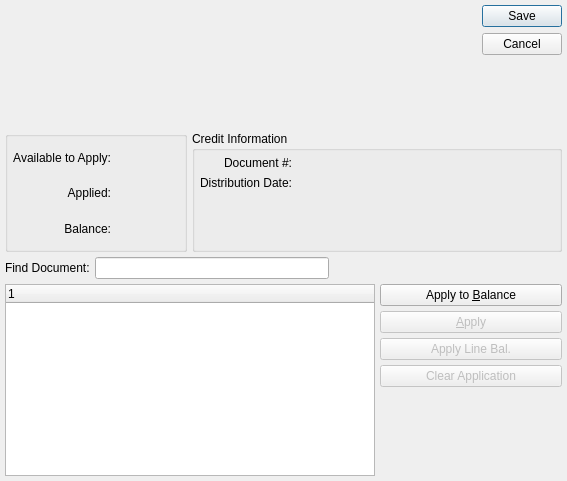
<?xml version="1.0" encoding="UTF-8"?>
<ui version="4.0">
 <comment>This file is part of the xTuple ERP: PostBooks Edition, a free and
open source Enterprise Resource Planning software suite,
Copyright (c) 1999-2011 by OpenMFG LLC, d/b/a xTuple.
It is licensed to you under the Common Public Attribution License
version 1.0, the full text of which (including xTuple-specific Exhibits)
is available at www.xtuple.com/CPAL.  By using this software, you agree
to be bound by its terms.</comment>
 <class>applyARCreditMemo</class>
 <widget class="QDialog" name="applyARCreditMemo">
  <property name="geometry">
   <rect>
    <x>0</x>
    <y>0</y>
    <width>567</width>
    <height>481</height>
   </rect>
  </property>
  <property name="windowTitle">
   <string>Apply A/R Credit Memo</string>
  </property>
  <layout class="QGridLayout" name="gridLayout_3">
   <item row="0" column="0" colspan="3">
    <layout class="QHBoxLayout" name="horizontalLayout">
     <item>
      <widget class="CustCluster" name="_cust"/>
     </item>
     <item>
      <spacer>
       <property name="orientation">
        <enum>Qt::Horizontal</enum>
       </property>
       <property name="sizeType">
        <enum>QSizePolicy::Expanding</enum>
       </property>
       <property name="sizeHint" stdset="0">
        <size>
         <width>0</width>
         <height>16</height>
        </size>
       </property>
      </spacer>
     </item>
     <item>
      <widget class="QDialogButtonBox" name="_buttonBox">
       <property name="orientation">
        <enum>Qt::Vertical</enum>
       </property>
       <property name="standardButtons">
        <set>QDialogButtonBox::Cancel|QDialogButtonBox::Save</set>
       </property>
      </widget>
     </item>
    </layout>
   </item>
   <item row="1" column="0">
    <widget class="QGroupBox" name="_priceGroup">
     <property name="title">
      <string/>
     </property>
     <layout class="QGridLayout">
      <property name="margin">
       <number>5</number>
      </property>
      <property name="spacing">
       <number>5</number>
      </property>
      <item row="0" column="1">
       <widget class="CurrDisplay" name="_available">
        <property name="localControl">
         <bool>false</bool>
        </property>
       </widget>
      </item>
      <item row="1" column="1">
       <widget class="CurrDisplay" name="_applied">
        <property name="localControl">
         <bool>false</bool>
        </property>
       </widget>
      </item>
      <item row="0" column="0">
       <widget class="QLabel" name="_availableLit">
        <property name="text">
         <string>Available to Apply:</string>
        </property>
        <property name="alignment">
         <set>Qt::AlignRight|Qt::AlignTrailing|Qt::AlignVCenter</set>
        </property>
       </widget>
      </item>
      <item row="1" column="0">
       <widget class="QLabel" name="_appliedLit">
        <property name="text">
         <string>Applied:</string>
        </property>
        <property name="alignment">
         <set>Qt::AlignRight|Qt::AlignTrailing|Qt::AlignVCenter</set>
        </property>
       </widget>
      </item>
      <item row="2" column="0">
       <widget class="QLabel" name="_balanceLit">
        <property name="text">
         <string>Balance:</string>
        </property>
        <property name="alignment">
         <set>Qt::AlignRight|Qt::AlignTrailing|Qt::AlignVCenter</set>
        </property>
       </widget>
      </item>
      <item row="2" column="1">
       <widget class="CurrDisplay" name="_balance">
        <property name="localControl">
         <bool>false</bool>
        </property>
       </widget>
      </item>
     </layout>
    </widget>
   </item>
   <item row="1" column="1" colspan="2">
    <widget class="QGroupBox" name="_docGroup">
     <property name="title">
      <string>Credit Information</string>
     </property>
     <layout class="QGridLayout" name="gridLayout_2">
      <item row="0" column="0">
       <layout class="QVBoxLayout" name="verticalLayout">
        <item>
         <layout class="QGridLayout" name="gridLayout">
          <item row="0" column="0">
           <widget class="QLabel" name="_doumentNumberLit">
            <property name="text">
             <string>Document #:</string>
            </property>
            <property name="alignment">
             <set>Qt::AlignRight|Qt::AlignTrailing|Qt::AlignVCenter</set>
            </property>
           </widget>
          </item>
          <item row="0" column="1">
           <layout class="QHBoxLayout">
            <property name="spacing">
             <number>0</number>
            </property>
            <item>
             <widget class="QLabel" name="_docNumber">
              <property name="minimumSize">
               <size>
                <width>100</width>
                <height>0</height>
               </size>
              </property>
             </widget>
            </item>
            <item>
             <spacer>
              <property name="orientation">
               <enum>Qt::Horizontal</enum>
              </property>
              <property name="sizeType">
               <enum>QSizePolicy::Expanding</enum>
              </property>
              <property name="sizeHint" stdset="0">
               <size>
                <width>0</width>
                <height>10</height>
               </size>
              </property>
             </spacer>
            </item>
           </layout>
          </item>
          <item row="1" column="0">
           <widget class="QLabel" name="_distDateLit">
            <property name="text">
             <string>Distribution Date:</string>
            </property>
            <property name="alignment">
             <set>Qt::AlignRight|Qt::AlignTrailing|Qt::AlignVCenter</set>
            </property>
           </widget>
          </item>
          <item row="1" column="1">
           <layout class="QHBoxLayout">
            <property name="spacing">
             <number>0</number>
            </property>
            <item>
             <widget class="DLineEdit" name="_docDate">
              <property name="enabled">
               <bool>false</bool>
              </property>
              <property name="sizePolicy">
               <sizepolicy hsizetype="Preferred" vsizetype="Fixed">
                <horstretch>0</horstretch>
                <verstretch>0</verstretch>
               </sizepolicy>
              </property>
              <property name="maximumSize">
               <size>
                <width>100</width>
                <height>32767</height>
               </size>
              </property>
             </widget>
            </item>
            <item>
             <spacer>
              <property name="orientation">
               <enum>Qt::Horizontal</enum>
              </property>
              <property name="sizeType">
               <enum>QSizePolicy::Expanding</enum>
              </property>
              <property name="sizeHint" stdset="0">
               <size>
                <width>0</width>
                <height>16</height>
               </size>
              </property>
             </spacer>
            </item>
           </layout>
          </item>
         </layout>
        </item>
        <item>
         <spacer>
          <property name="orientation">
           <enum>Qt::Vertical</enum>
          </property>
          <property name="sizeHint" stdset="0">
           <size>
            <width>17</width>
            <height>18</height>
           </size>
          </property>
         </spacer>
        </item>
       </layout>
      </item>
     </layout>
    </widget>
   </item>
   <item row="2" column="0" colspan="3">
    <layout class="QHBoxLayout">
     <property name="spacing">
      <number>5</number>
     </property>
     <item>
      <widget class="QLabel" name="_searchDocNumLit">
       <property name="text">
        <string>Find Document:</string>
       </property>
      </widget>
     </item>
     <item>
      <layout class="QHBoxLayout">
       <property name="spacing">
        <number>0</number>
       </property>
       <item>
        <widget class="QLineEdit" name="_searchDocNum"/>
       </item>
       <item>
        <spacer>
         <property name="orientation">
          <enum>Qt::Horizontal</enum>
         </property>
         <property name="sizeType">
          <enum>QSizePolicy::Expanding</enum>
         </property>
         <property name="sizeHint" stdset="0">
          <size>
           <width>0</width>
           <height>20</height>
          </size>
         </property>
        </spacer>
       </item>
      </layout>
     </item>
    </layout>
   </item>
   <item row="3" column="0" colspan="2">
    <widget class="XTreeWidget" name="_aropen"/>
   </item>
   <item row="3" column="2">
    <layout class="QVBoxLayout" name="verticalLayout_2">
     <item>
      <widget class="QPushButton" name="_applyToBalance">
       <property name="text">
        <string>Apply to &amp;Balance</string>
       </property>
      </widget>
     </item>
     <item>
      <widget class="QPushButton" name="_apply">
       <property name="enabled">
        <bool>false</bool>
       </property>
       <property name="text">
        <string>&amp;Apply</string>
       </property>
      </widget>
     </item>
     <item>
      <widget class="QPushButton" name="_applyLineBalance">
       <property name="enabled">
        <bool>false</bool>
       </property>
       <property name="text">
        <string>Apply Line Bal.</string>
       </property>
      </widget>
     </item>
     <item>
      <widget class="QPushButton" name="_clear">
       <property name="enabled">
        <bool>false</bool>
       </property>
       <property name="text">
        <string>Clear Application</string>
       </property>
      </widget>
     </item>
     <item>
      <spacer>
       <property name="orientation">
        <enum>Qt::Vertical</enum>
       </property>
       <property name="sizeType">
        <enum>QSizePolicy::Expanding</enum>
       </property>
       <property name="sizeHint" stdset="0">
        <size>
         <width>13</width>
         <height>26</height>
        </size>
       </property>
      </spacer>
     </item>
    </layout>
   </item>
  </layout>
 </widget>
 <layoutdefault spacing="5" margin="5"/>
 <pixmapfunction>qPixmapFromMimeSource</pixmapfunction>
 <customwidgets>
  <customwidget>
   <class>CurrDisplay</class>
   <extends>QWidget</extends>
   <header>currcluster.h</header>
  </customwidget>
  <customwidget>
   <class>CustCluster</class>
   <extends>QWidget</extends>
   <header>custcluster.h</header>
  </customwidget>
  <customwidget>
   <class>DLineEdit</class>
   <extends>QWidget</extends>
   <header>datecluster.h</header>
   <container>1</container>
  </customwidget>
  <customwidget>
   <class>XTreeWidget</class>
   <extends>QTreeWidget</extends>
   <header>xtreewidget.h</header>
   <container>1</container>
  </customwidget>
 </customwidgets>
 <tabstops>
  <tabstop>_cust</tabstop>
  <tabstop>_docDate</tabstop>
  <tabstop>_searchDocNum</tabstop>
  <tabstop>_aropen</tabstop>
  <tabstop>_applyToBalance</tabstop>
  <tabstop>_apply</tabstop>
  <tabstop>_clear</tabstop>
 </tabstops>
 <resources/>
 <connections>
  <connection>
   <sender>_aropen</sender>
   <signal>valid(bool)</signal>
   <receiver>_apply</receiver>
   <slot>setEnabled(bool)</slot>
   <hints>
    <hint type="sourcelabel">
     <x>20</x>
     <y>20</y>
    </hint>
    <hint type="destinationlabel">
     <x>20</x>
     <y>20</y>
    </hint>
   </hints>
  </connection>
  <connection>
   <sender>_aropen</sender>
   <signal>valid(bool)</signal>
   <receiver>_clear</receiver>
   <slot>setEnabled(bool)</slot>
   <hints>
    <hint type="sourcelabel">
     <x>20</x>
     <y>20</y>
    </hint>
    <hint type="destinationlabel">
     <x>20</x>
     <y>20</y>
    </hint>
   </hints>
  </connection>
  <connection>
   <sender>_available</sender>
   <signal>idChanged(int)</signal>
   <receiver>_applied</receiver>
   <slot>setId(int)</slot>
   <hints>
    <hint type="sourcelabel">
     <x>20</x>
     <y>20</y>
    </hint>
    <hint type="destinationlabel">
     <x>20</x>
     <y>20</y>
    </hint>
   </hints>
  </connection>
  <connection>
   <sender>_available</sender>
   <signal>idChanged(int)</signal>
   <receiver>_balance</receiver>
   <slot>setId(int)</slot>
   <hints>
    <hint type="sourcelabel">
     <x>20</x>
     <y>20</y>
    </hint>
    <hint type="destinationlabel">
     <x>20</x>
     <y>20</y>
    </hint>
   </hints>
  </connection>
  <connection>
   <sender>_available</sender>
   <signal>effectiveChanged(QDate)</signal>
   <receiver>_applied</receiver>
   <slot>setEffective(QDate)</slot>
   <hints>
    <hint type="sourcelabel">
     <x>20</x>
     <y>20</y>
    </hint>
    <hint type="destinationlabel">
     <x>20</x>
     <y>20</y>
    </hint>
   </hints>
  </connection>
  <connection>
   <sender>_available</sender>
   <signal>effectiveChanged(QDate)</signal>
   <receiver>_balance</receiver>
   <slot>setEffective(QDate)</slot>
   <hints>
    <hint type="sourcelabel">
     <x>20</x>
     <y>20</y>
    </hint>
    <hint type="destinationlabel">
     <x>20</x>
     <y>20</y>
    </hint>
   </hints>
  </connection>
  <connection>
   <sender>_docDate</sender>
   <signal>newDate(QDate)</signal>
   <receiver>_available</receiver>
   <slot>setEffective(QDate)</slot>
   <hints>
    <hint type="sourcelabel">
     <x>20</x>
     <y>20</y>
    </hint>
    <hint type="destinationlabel">
     <x>20</x>
     <y>20</y>
    </hint>
   </hints>
  </connection>
  <connection>
   <sender>_aropen</sender>
   <signal>itemSelected(int)</signal>
   <receiver>_apply</receiver>
   <slot>animateClick()</slot>
   <hints>
    <hint type="sourcelabel">
     <x>206</x>
     <y>352</y>
    </hint>
    <hint type="destinationlabel">
     <x>443</x>
     <y>302</y>
    </hint>
   </hints>
  </connection>
  <connection>
   <sender>_aropen</sender>
   <signal>valid(bool)</signal>
   <receiver>_applyLineBalance</receiver>
   <slot>setEnabled(bool)</slot>
   <hints>
    <hint type="sourcelabel">
     <x>203</x>
     <y>356</y>
    </hint>
    <hint type="destinationlabel">
     <x>468</x>
     <y>337</y>
    </hint>
   </hints>
  </connection>
 </connections>
</ui>
